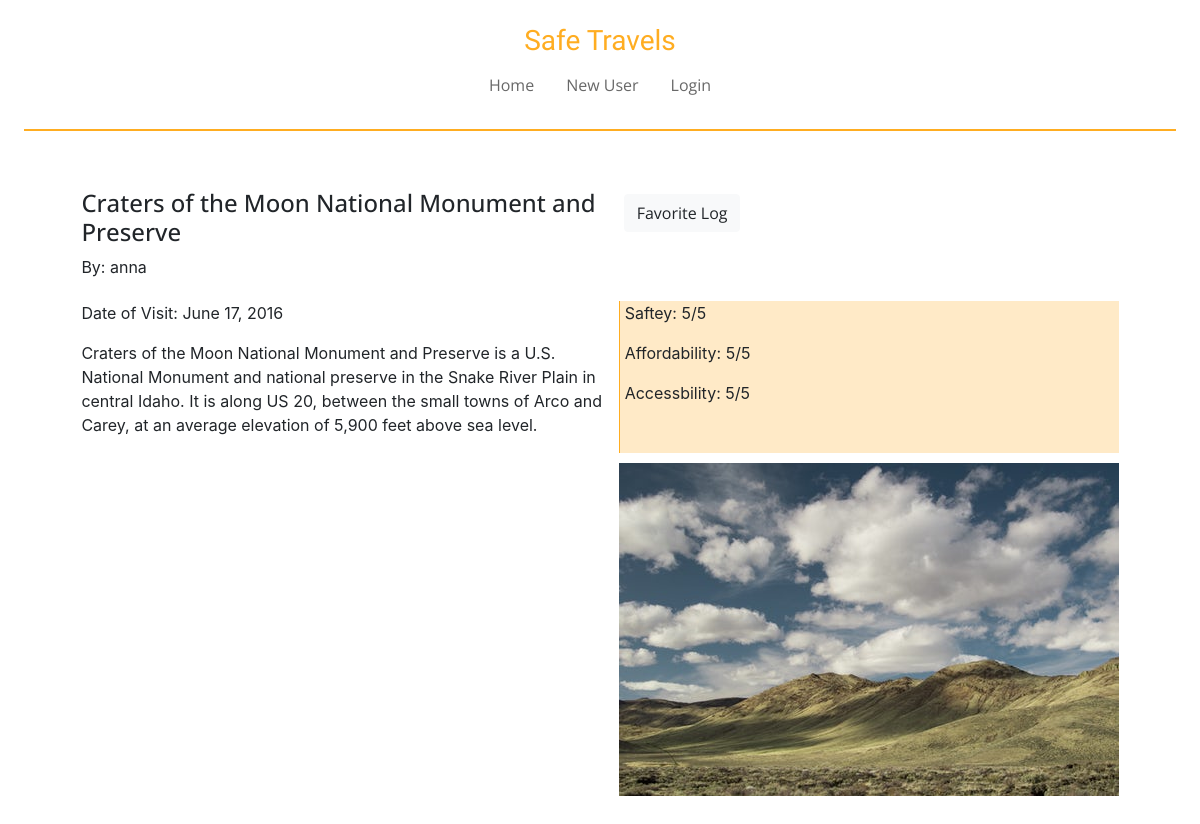
Page /logDetails/24/ on the committed database.
### travelApp/models.py (models this page shows, shortened)
class LocationLog(models.Model):
    location = models.CharField(max_length=500, default='')
    location_lat = models.FloatField(default=0)
    location_long = models.FloatField(default=0)
    date_of_visit = models.DateField(default=date.today)
    summary = models.TextField(default='')
    safety = models.PositiveSmallIntegerField(default=1)
    affordability = models.PositiveSmallIntegerField(default=1)
    accessibility = models.PositiveSmallIntegerField(default=1)
    image = models.ImageField(upload_to='images', null=True, blank=True)
    userModel_fk = models.ForeignKey(UserModel, on_delete=models.CASCADE, null=True, blank=True)

class UserModel(models.Model):
    username = models.CharField(max_length=500, default='')
    password = models.CharField(max_length=500, default='')
    email = models.EmailField(default='')
    user_fk = models.ForeignKey(User, on_delete=models.CASCADE, null=True, blank=True)

### travelApp/views.py (the view)
# urls.py: path('logDetails/<int:logID>/', views.logDetails, name='logDetails'),
def logDetails(request, logID):
    log = LocationLog.objects.get(pk=logID)
    context = {
        'log': log,
    }
    return render(request, 'travelApp/logDetails.html', context)

### travelApp/templates/travelApp/logDetails.html (shortened to what this page needs)
{% extends 'travelApp/base.html' %}
{% block content %}
<div class="formatDetails">
    <div class="detailsHeader">
        <h4>{{ log.location }}</h4>
        <p>
            By: {{log.userModel_fk.username}}
        </p>
    </div>
   <div class="detailsDetails">
       <p>
           Date of Visit:
           {{ log.date_of_visit  }}
       </p>
       <p>
           {{ log.summary }}
       </p>
   </div>
    {% if log.image %}
    <div class="detailImage">
        <img src="{{ log.image.url }}" alt="log image">
    </div>
    {% endif %}
    <div class="detailsRatings">
        <p>
            Saftey:
            {{ log.safety }}/5
        </p>
        <p>
            Affordability:
            {{ log.affordability }}/5
        </p>
        <p>
            Accessbility:
            {{ log.accessibility }}/5
        </p>
    </div>
    <div>
        <a href="#">
            <button type="button" class="btn btn-light">Favorite Log</button>
        </a>
    </div>
</div>
{% endblock %}

### travelApp/static/travelApp/css/base.css (style rules this page uses)
html, body { height: 100%; margin: 1%; padding-bottom: 1%; }
a { font-family: 'Open Sans', sans-serif; color: rgb(104, 104, 104); }
button { font-family: 'Open Sans', sans-serif; margin: 5px; }
h2,h4 { font-family: 'Open Sans', sans-serif; }
.formatDetails { display: grid; grid-template-columns: 3fr 1fr; grid-gap: 1%; margin: 5%; }
.detailsHeader { grid-column: 1; grid-row: 1; }
.detailsDetails { grid-column: 1; grid-row: 2; }
.detailsRatings { grid-column: 2; grid-row: 2; border-left: 1px solid rgb(255, 173, 33); background-color: rgba(255, 173, 33, 0.25); padding-left: 1%; }
.detailImage { grid-column: 2; grid-row: 3; margin-top: 1%; }

### rows in the picture
LocationLog: location "Craters of the Moon National Monument and Preserve", userModel_fk.username "anna", date_of_visit "June 17, 2016", summary "Craters of the Moon National Monument and Preserve is a U.S. National Monument and national preserve in the Snake River Plain in central Idaho. It is along US 20, between the small towns of Arco and Carey, at an average elevation of 5,900 feet above sea level.", image (picture), safety "5", affordability "5", accessibility "5"
